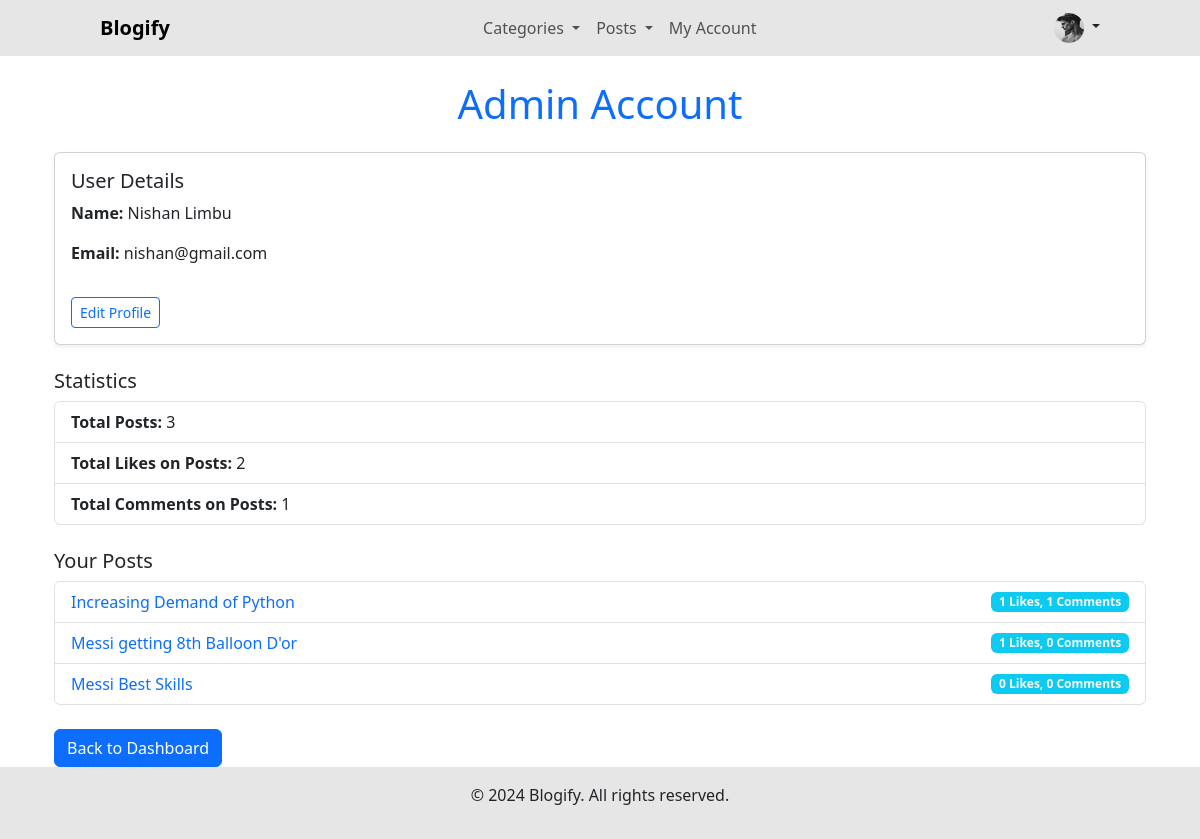
Page /Users/my-account/ (signed in) on the committed database.
### User/models.py (models this page shows, shortened)
class CustomUser(AbstractBaseUser, PermissionsMixin):
    email = models.EmailField(unique=True)
    first_name = models.CharField(max_length=100)
    last_name = models.CharField(max_length=100)
    is_active = models.BooleanField(default=True)
    is_staff = models.BooleanField(default=False)
    date_joined = models.DateTimeField(auto_now_add=True)
    profile_picture = models.ImageField(upload_to='profile_pics/', null=True, blank=True)
    USERNAME_FIELD = 'email'
    REQUIRED_FIELDS = ['first_name', 'last_name']
    objects = CustomUserManager()

### blog/models.py (models this page shows, shortened)
class Post(models.Model):
    title = models.CharField(max_length=200)
    content = models.TextField()
    author = models.ForeignKey(settings.AUTH_USER_MODEL, on_delete=models.CASCADE, related_name='posts')
    created_at = models.DateTimeField(auto_now_add=True)
    updated_at = models.DateTimeField(auto_now=True)
    published = models.BooleanField(default=False)
    slug = models.SlugField(unique=True)  # A slug to be used in the URL
    category = models.ForeignKey(Category, on_delete=models.CASCADE, related_name='posts', null=True, blank=True)  # Link to Category
    image = models.ImageField(upload_to='post_images/', null=True, blank=True)

### User/views.py (the view)
# urls.py: path('my-account/', views.MyAccount, name='admin_my_account'),
@login_required
def MyAccount(request):
    user = request.user
    user_posts = Post.objects.filter(author=user)
    total_likes = sum(post.likes.count() for post in user_posts)
    total_comments = Comment.objects.filter(post__author=user).count()
    context = {
        'user': user,
        'total_posts': user_posts.count(),
        'total_likes': total_likes,
        'total_comments': total_comments,
        'posts': user_posts,
    }
    return render(request, 'admin/my_account.html', context)

### User/templates/admin/my_account.html (shortened to what this page needs)
{% extends 'admin/admin_base.html' %}
{% block content %}
<div class="container mt-4">
    <h1 class="text-primary text-center mb-4">Admin Account</h1>
    <div class="card shadow-sm">
        <div class="card-body">
            <h5 class="card-title">User Details</h5>
            <p><strong>Name:</strong> {{ user.first_name }} {{ user.last_name }}</p>
            <p><strong>Email:</strong> {{ user.email }}</p>
            <a href="{% url 'edit_admin_profile' user.id %}" class="btn btn-outline-primary btn-sm mt-3">Edit Profile</a>
        </div>
    </div>
    <div class="mt-4">
        <h5>Statistics</h5>
        <ul class="list-group">
            <li class="list-group-item">
                <strong>Total Posts:</strong> {{ total_posts }}
            </li>
            <li class="list-group-item">
                <strong>Total Likes on Posts:</strong> {{ total_likes }}
            </li>
            <li class="list-group-item">
                <strong>Total Comments on Posts:</strong> {{ total_comments }}
            </li>
        </ul>
    </div>
    <div class="mt-4">
        <h5>Your Posts</h5>
        {% if posts %}
            <ul class="list-group">
                {% for post in posts %}
                    <li class="list-group-item d-flex justify-content-between align-items-center">
                        <a href="{% url 'admin_post_detail' post.id %}" class="text-decoration-none">{{ post.title }}</a>
                        <span class="badge bg-info text-light">
                            {{ post.likes.count }} Likes,
                            {{ post.comments.count }} Comments
                        </span>
                    </li>
                {% endfor %}
            </ul>
        {% else %}
            <p class="text-muted">You haven't created any posts yet.</p>
        {% endif %}
    </div>
    <div class="mt-4">
        <a href="{% url 'admin_home' %}" class="btn btn-primary">Back to Dashboard</a>
    </div>
</div>
{% endblock %}

### User/templates/admin/admin_base.html (shortened to what this page needs)
<!DOCTYPE html>
<html lang="en">
<head>
    <link href="https://cdn.jsdelivr.net/npm/bootstrap@5.3.0/dist/css/bootstrap.min.css" rel="stylesheet">
</head>
<body>
    <nav class="navbar navbar-expand-lg navbar-light" style="background-color:#7676762e;">
        <div class="container-fluid navbar-container">
            <a class="navbar-brand" href="{% url 'admin_home' %}"><b>Blogify</b></a>
            <div class="collapse navbar-collapse" id="navbarNav">
                <ul class="navbar-nav">
                    <li class="nav-item dropdown">
                        <a class="nav-link dropdown-toggle" href="#" id="categoryDropdown" role="button" data-bs-toggle="dropdown" aria-expanded="false">
                            Categories
                        </a>
                    </li>
                    <li class="nav-item dropdown">
                        <a class="nav-link dropdown-toggle" href="#" id="postDropdown" role="button" data-bs-toggle="dropdown" aria-expanded="false">
                            Posts
                        </a>
                    </li>
                    <li class="nav-item">
                        <a class="nav-link" href="{% url 'admin_my_account' %}">My Account</a>
                    </li>
                </ul>
            </div>
            <div class="nav-item dropdown">
                <a class="nav-link dropdown-toggle" href="#" id="profileDropdown" role="button" data-bs-toggle="dropdown" aria-expanded="false">
                    <img src="{{ request.user.profile_picture.url }}" alt="Profile" class="rounded-circle" width="30" height="30">
                </a>
            </div>
        </div>
    </nav>
    <div class="container">
        {% block content %}
        {% endblock %}
    </div>
    <footer class="py-3" style="background-color:#7676762e;">
        <div class="container text-center">
            <p>&copy; 2024 Blogify. All rights reserved.</p>
        </div>
    </footer>
</body>
</html>

### User/templates/admin/admin_base.html (style rules this page uses)
.navbar-container { margin-left: 5.5rem; margin-right: 5.5rem; }
.navbar-nav { display: flex; justify-content: center; width: 100%; }

### rows in the picture
CustomUser: user.profile_picture (picture), first_name "Nishan", last_name "Limbu", email "nishan@gmail.com"
Post: title "Increasing Demand of Python", likes.count "1", comments.count "1"
Post: title "Messi getting 8th Balloon D'or", likes.count "1", comments.count "0"
Post: title "Messi Best Skills", likes.count "0", comments.count "0"

### other values in the picture
{{ total_posts }} "3"
{{ total_likes }} "2"
{{ total_comments }} "1"
